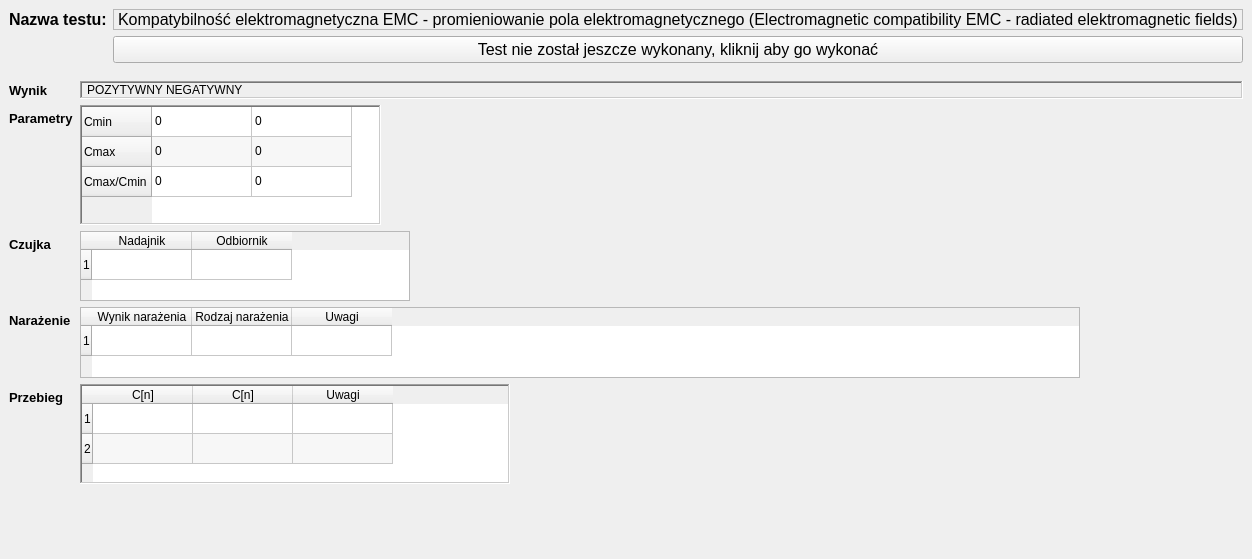
        <widget class="QWidget" name="pEMC_promieniowaniepolaelektromagnetycznego">
         <property name="styleSheet">
          <string notr="true"/>
         </property>
         <layout class="QVBoxLayout" name="verticalLayoutpEMC_promieniowaniepolaelektromagnetycznego">
          <property name="spacing">
           <number>0</number>
          </property>
          <property name="leftMargin">
           <number>0</number>
          </property>
          <property name="topMargin">
           <number>0</number>
          </property>
          <property name="rightMargin">
           <number>0</number>
          </property>
          <property name="bottomMargin">
           <number>0</number>
          </property>
          <item>
           <widget class="QWidget" name="eMC_promieniowaniepolaelektromagnetycznegoWidget" native="true">
            <property name="sizePolicy">
             <sizepolicy hsizetype="Preferred" vsizetype="Minimum">
              <horstretch>0</horstretch>
              <verstretch>0</verstretch>
             </sizepolicy>
            </property>
            <property name="minimumSize">
             <size>
              <width>0</width>
              <height>70</height>
             </size>
            </property>
            <property name="maximumSize">
             <size>
              <width>16777215</width>
              <height>80</height>
             </size>
            </property>
            <property name="font">
             <font>
              <family>Arial</family>
              <pointsize>12</pointsize>
             </font>
            </property>
            <layout class="QFormLayout" name="formLayouteMC_promieniowaniepolaelektromagnetycznegoWidget">
             <property name="labelAlignment">
              <set>Qt::AlignLeading|Qt::AlignLeft|Qt::AlignTop</set>
             </property>
             <item row="0" column="0">
              <widget class="QLabel" name="eEMC_promieniowaniepolaelektromagnetycznegonazwaTestu">
               <property name="font">
                <font>
                 <family>Arial</family>
                 <pointsize>12</pointsize>
                 <bold>true</bold>
                </font>
               </property>
               <property name="text">
                <string>Nazwa testu:</string>
               </property>
              </widget>
             </item>
             <item row="0" column="1">
              <widget class="QLabel" name="eMC_promieniowaniepolaelektromagnetycznegonazwaTestu">
               <property name="maximumSize">
                <size>
                 <width>16777215</width>
                 <height>35</height>
                </size>
               </property>
               <property name="frameShape">
                <enum>QFrame::StyledPanel</enum>
               </property>
               <property name="text">
                <string>Kompatybilność elektromagnetyczna EMC - promieniowanie pola elektromagnetycznego (Electromagnetic compatibility EMC - radiated elektromagnetic fields)</string>
               </property>
              </widget>
             </item>
             <item row="1" column="1">
              <widget class="QPushButton" name="pbEMC_promieniowaniepolaelektromagnetycznego">
               <property name="text">
                <string>Test nie został jeszcze wykonany, kliknij aby go wykonać</string>
               </property>
              </widget>
             </item>
            </layout>
           </widget>
          </item>
          <item>
           <widget class="QWidget" name="eMC_promieniowaniepolaelektromagnetycznegoWyniki" native="true">
            <layout class="QFormLayout" name="formLayouteMC_promieniowaniepolaelektromagnetycznegoWyniki">
             <item row="0" column="0">
              <widget class="QLabel" name="etEMC_promieniowaniepolaelektromagnetycznegoResult">
               <property name="font">
                <font>
                 <family>Arial</family>
                 <pointsize>10</pointsize>
                 <bold>true</bold>
                </font>
               </property>
               <property name="text">
                <string>Wynik</string>
               </property>
              </widget>
             </item>
             <item row="0" column="1">
              <widget class="QLabel" name="eMC_promieniowaniepolaelektromagnetycznegoResult">
               <property name="frameShape">
                <enum>QFrame::WinPanel</enum>
               </property>
               <property name="frameShadow">
                <enum>QFrame::Sunken</enum>
               </property>
               <property name="text">
                <string>POZYTYWNY NEGATYWNY</string>
               </property>
               <property name="margin">
                <number>2</number>
               </property>
               <property name="indent">
                <number>5</number>
               </property>
              </widget>
             </item>
             <item row="1" column="0">
              <widget class="QLabel" name="eteMC_promieniowaniepolaelektromagnetycznegoParametry">
               <property name="font">
                <font>
                 <family>Arial</family>
                 <pointsize>10</pointsize>
                 <bold>true</bold>
                </font>
               </property>
               <property name="text">
                <string>Parametry</string>
               </property>
              </widget>
             </item>
             <item row="1" column="1">
              <widget class="QTableWidget" name="eMC_promieniowaniepolaelektromagnetycznegoTableParams">
               <property name="sizePolicy">
                <sizepolicy hsizetype="Minimum" vsizetype="Minimum">
                 <horstretch>0</horstretch>
                 <verstretch>0</verstretch>
                </sizepolicy>
               </property>
               <property name="maximumSize">
                <size>
                 <width>301</width>
                 <height>120</height>
                </size>
               </property>
               <property name="frameShape">
                <enum>QFrame::WinPanel</enum>
               </property>
               <property name="verticalScrollBarPolicy">
                <enum>Qt::ScrollBarAsNeeded</enum>
               </property>
               <property name="horizontalScrollBarPolicy">
                <enum>Qt::ScrollBarAsNeeded</enum>
               </property>
               <property name="autoScroll">
                <bool>false</bool>
               </property>
               <property name="editTriggers">
                <set>QAbstractItemView::NoEditTriggers</set>
               </property>
               <property name="tabKeyNavigation">
                <bool>false</bool>
               </property>
               <property name="showDropIndicator" stdset="0">
                <bool>false</bool>
               </property>
               <property name="dragDropOverwriteMode">
                <bool>false</bool>
               </property>
               <property name="alternatingRowColors">
                <bool>true</bool>
               </property>
               <attribute name="horizontalHeaderVisible">
                <bool>false</bool>
               </attribute>
               <row>
                <property name="text">
                 <string>Cmin</string>
                </property>
               </row>
               <row>
                <property name="text">
                 <string>Cmax</string>
                </property>
               </row>
               <row>
                <property name="text">
                 <string>Cmax/Cmin</string>
                </property>
               </row>
               <column>
                <property name="text">
                 <string>Nazwa</string>
                </property>
               </column>
               <column>
                <property name="text">
                 <string>Wartość</string>
                </property>
               </column>
               <item row="0" column="0">
                <property name="text">
                 <string>0</string>
                </property>
               </item>
               <item row="0" column="1">
                <property name="text">
                 <string>0</string>
                </property>
               </item>
               <item row="1" column="0">
                <property name="text">
                 <string>0</string>
                </property>
               </item>
               <item row="1" column="1">
                <property name="text">
                 <string>0</string>
                </property>
               </item>
               <item row="2" column="0">
                <property name="text">
                 <string>0</string>
                </property>
               </item>
               <item row="2" column="1">
                <property name="text">
                 <string>0</string>
                </property>
               </item>
              </widget>
             </item>
             <item row="6" column="1">
              <widget class="QLabel" name="eMC_promieniowaniepolaelektromagnetycznegoWynikNarazenia">
               <property name="text">
                <string/>
               </property>
              </widget>
             </item>
             <item row="8" column="1">
              <spacer name="verticalSpacerEMC_promieniowaniepolaelektromagnetycznego">
               <property name="orientation">
                <enum>Qt::Vertical</enum>
               </property>
               <property name="sizeHint" stdset="0">
                <size>
                 <width>20</width>
                 <height>40</height>
                </size>
               </property>
              </spacer>
             </item>
             <item row="3" column="0">
              <widget class="QLabel" name="etEMC_promieniowaniepolaelektromagnetycznegoWynikNarazenia">
               <property name="font">
                <font>
                 <family>Arial</family>
                 <pointsize>10</pointsize>
                 <bold>true</bold>
                </font>
               </property>
               <property name="text">
                <string>Narażenie</string>
               </property>
              </widget>
             </item>
             <item row="3" column="1">
              <widget class="QTableWidget" name="eMC_promieniowaniepolaelektromagnetycznegoNarazenie">
               <property name="minimumSize">
                <size>
                 <width>1000</width>
                 <height>70</height>
                </size>
               </property>
               <property name="maximumSize">
                <size>
                 <width>1000</width>
                 <height>71</height>
                </size>
               </property>
               <property name="editTriggers">
                <set>QAbstractItemView::NoEditTriggers</set>
               </property>
               <attribute name="horizontalHeaderMinimumSectionSize">
                <number>30</number>
               </attribute>
               <row>
                <property name="text">
                 <string>1</string>
                </property>
               </row>
               <column>
                <property name="text">
                 <string>Wynik narażenia</string>
                </property>
               </column>
               <column>
                <property name="text">
                 <string>Rodzaj narażenia</string>
                </property>
               </column>
               <column>
                <property name="text">
                 <string>Uwagi</string>
                </property>
               </column>
              </widget>
             </item>
             <item row="5" column="1">
              <widget class="QTableWidget" name="eMC_promieniowaniepolaelektromagnetycznegoTablePrzebieg">
               <property name="minimumSize">
                <size>
                 <width>395</width>
                 <height>100</height>
                </size>
               </property>
               <property name="maximumSize">
                <size>
                 <width>430</width>
                 <height>100</height>
                </size>
               </property>
               <property name="frameShape">
                <enum>QFrame::WinPanel</enum>
               </property>
               <property name="sizeAdjustPolicy">
                <enum>QAbstractScrollArea::AdjustToContents</enum>
               </property>
               <property name="autoScroll">
                <bool>false</bool>
               </property>
               <property name="editTriggers">
                <set>QAbstractItemView::NoEditTriggers</set>
               </property>
               <property name="tabKeyNavigation">
                <bool>false</bool>
               </property>
               <property name="showDropIndicator" stdset="0">
                <bool>false</bool>
               </property>
               <property name="dragDropOverwriteMode">
                <bool>false</bool>
               </property>
               <property name="alternatingRowColors">
                <bool>true</bool>
               </property>
               <property name="selectionMode">
                <enum>QAbstractItemView::NoSelection</enum>
               </property>
               <property name="wordWrap">
                <bool>false</bool>
               </property>
               <property name="cornerButtonEnabled">
                <bool>false</bool>
               </property>
               <attribute name="horizontalHeaderCascadingSectionResizes">
                <bool>true</bool>
               </attribute>
               <attribute name="horizontalHeaderMinimumSectionSize">
                <number>30</number>
               </attribute>
               <attribute name="verticalHeaderVisible">
                <bool>true</bool>
               </attribute>
               <attribute name="verticalHeaderCascadingSectionResizes">
                <bool>true</bool>
               </attribute>
               <attribute name="verticalHeaderShowSortIndicator" stdset="0">
                <bool>false</bool>
               </attribute>
               <attribute name="verticalHeaderStretchLastSection">
                <bool>false</bool>
               </attribute>
               <row>
                <property name="text">
                 <string>1</string>
                </property>
               </row>
               <row>
                <property name="text">
                 <string>2</string>
                </property>
               </row>
               <column>
                <property name="text">
                 <string>C[n]</string>
                </property>
               </column>
               <column>
                <property name="text">
                 <string>C[n]</string>
                </property>
               </column>
               <column>
                <property name="text">
                 <string>Uwagi</string>
                </property>
               </column>
              </widget>
             </item>
             <item row="5" column="0">
              <widget class="QLabel" name="etEMC_promieniowaniepolaelektromagnetycznegoPrzebieg">
               <property name="font">
                <font>
                 <family>Arial</family>
                 <pointsize>10</pointsize>
                 <bold>true</bold>
                </font>
               </property>
               <property name="text">
                <string>Przebieg</string>
               </property>
              </widget>
             </item>
             <item row="2" column="0">
              <widget class="QLabel" name="etEMC_promieniowaniepolaelektromagnetycznegoCzujka">
               <property name="font">
                <font>
                 <family>Arial</family>
                 <pointsize>10</pointsize>
                 <bold>true</bold>
                </font>
               </property>
               <property name="text">
                <string>Czujka</string>
               </property>
              </widget>
             </item>
             <item row="2" column="1">
              <widget class="QTableWidget" name="eMC_promieniowaniepolaelektromagnetycznegotableCzujka">
               <property name="minimumSize">
                <size>
                 <width>309</width>
                 <height>70</height>
                </size>
               </property>
               <property name="maximumSize">
                <size>
                 <width>330</width>
                 <height>70</height>
                </size>
               </property>
               <property name="editTriggers">
                <set>QAbstractItemView::NoEditTriggers</set>
               </property>
               <row>
                <property name="text">
                 <string>1</string>
                </property>
               </row>
               <column>
                <property name="text">
                 <string>Nadajnik</string>
                </property>
               </column>
               <column>
                <property name="text">
                 <string>Odbiornik</string>
                </property>
               </column>
              </widget>
             </item>
            </layout>
           </widget>
          </item>
         </layout>
        </widget>
